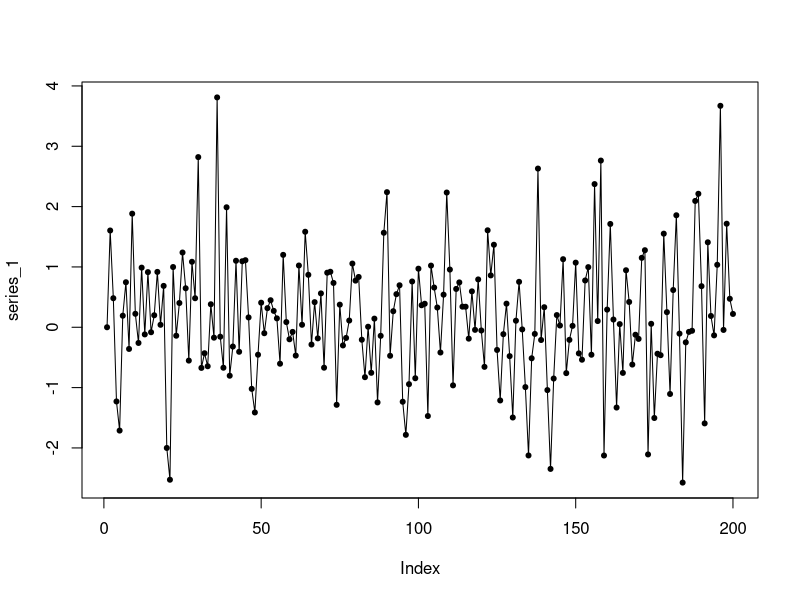
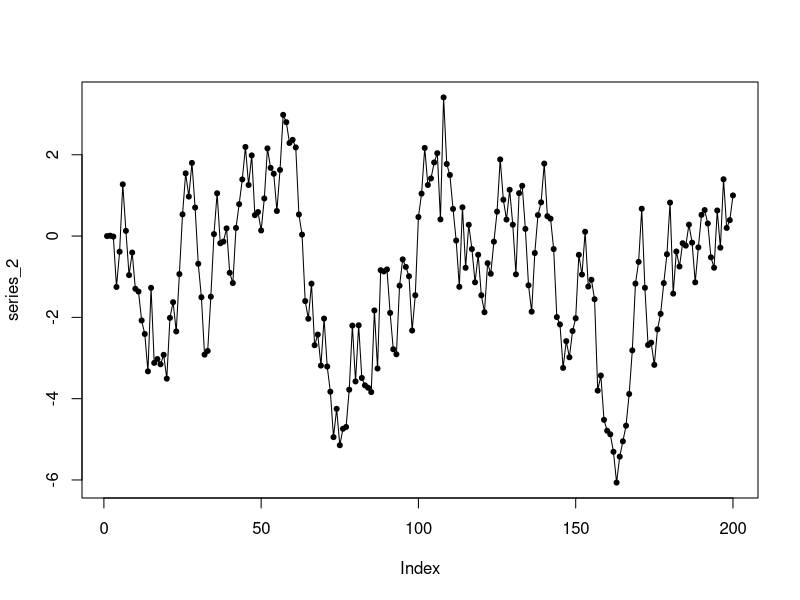
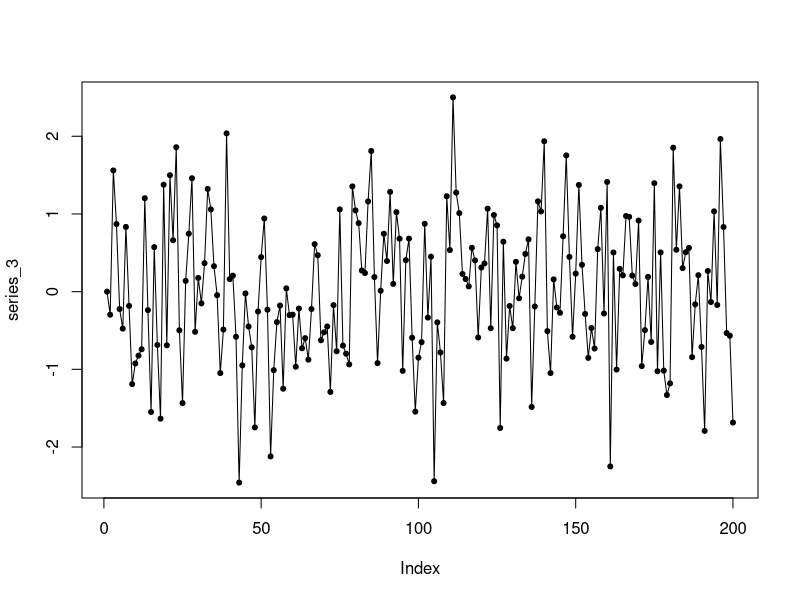
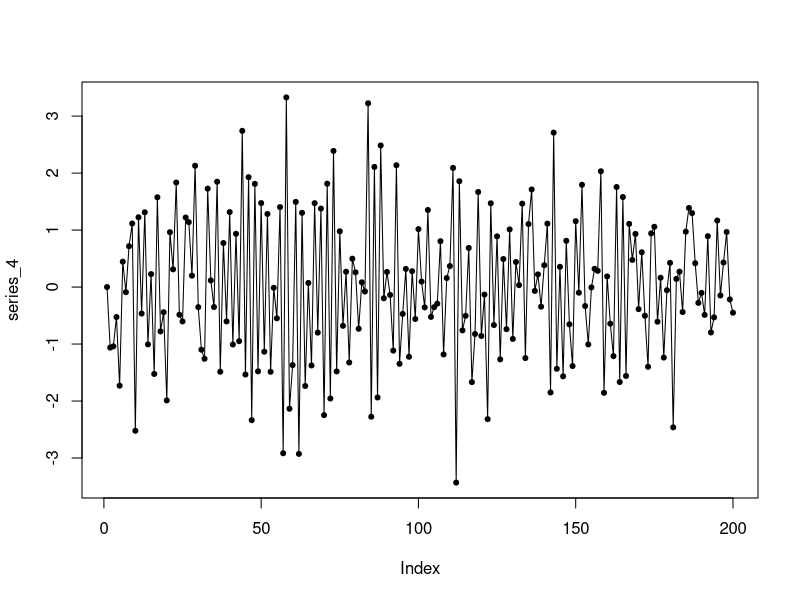
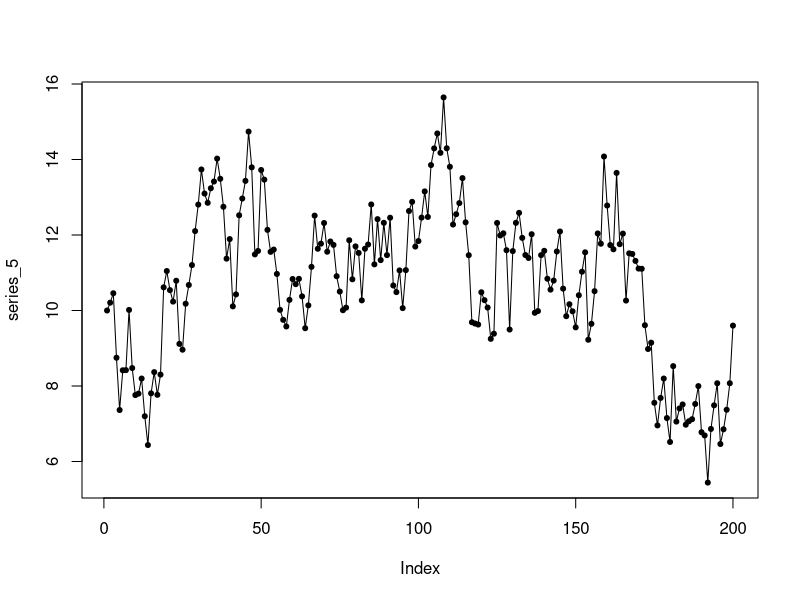
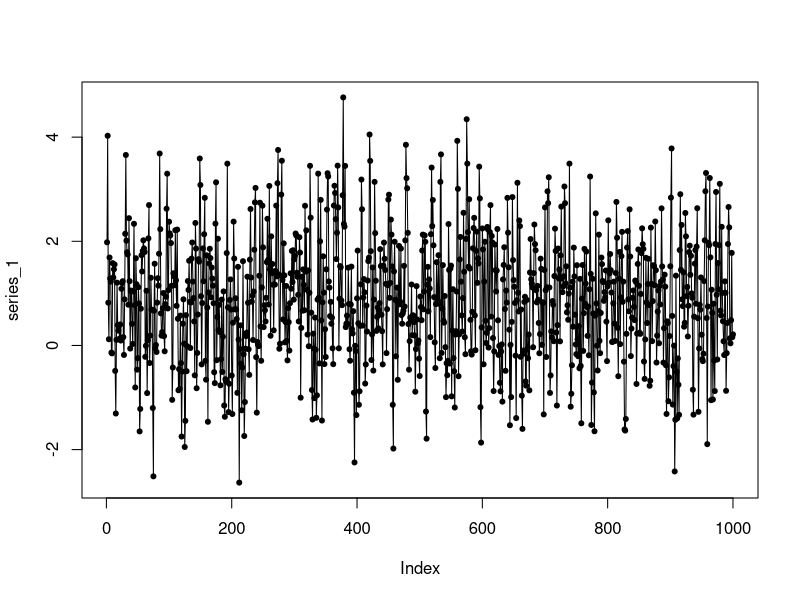
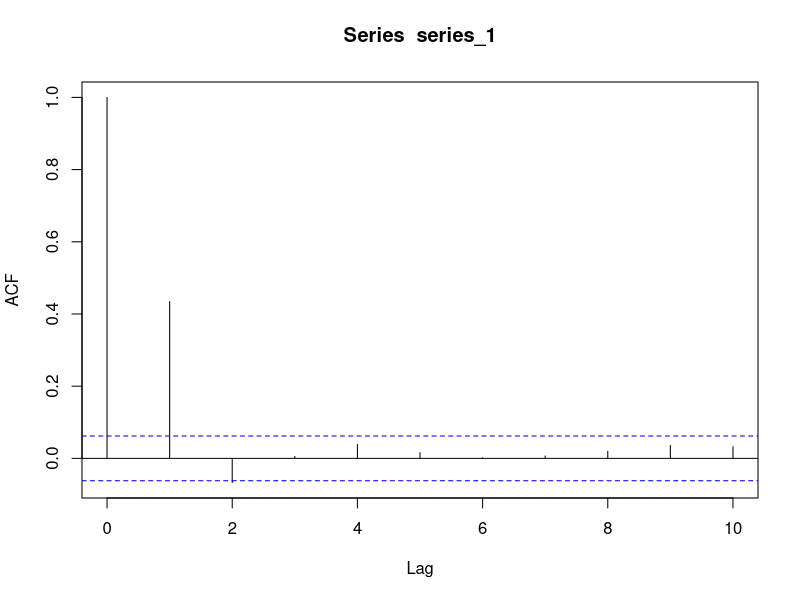
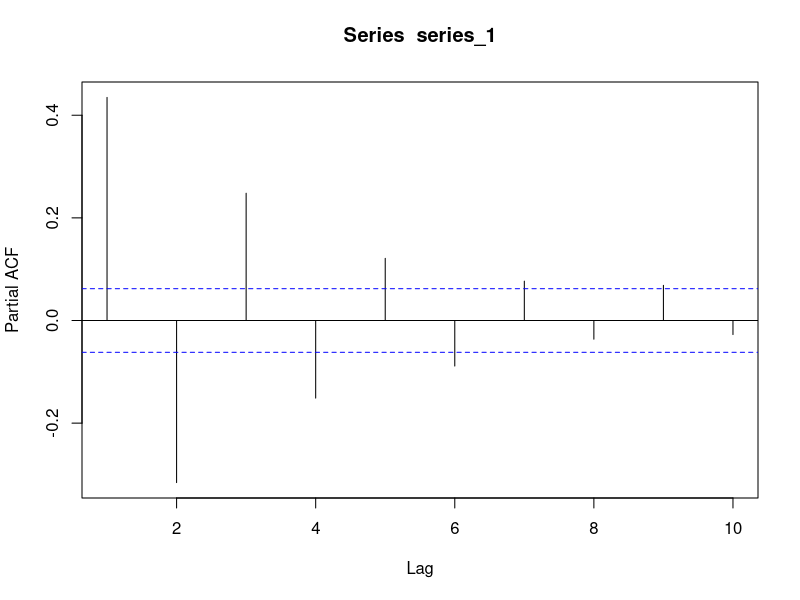

These figures' R source, in order:
#Windows
Dropbox = "C:\\users/Jake/Dropbox"
#Mac/Unix
Dropbox = "~/Dropbox"

path= "/Booth/Winter 2014/Financial Econometrics/Week 3/"
setwd(paste(Dropbox, path, sep=""))
#xy = read.csv("xyseris.csv")
GenerateAR1Series <- function (args)
{
  u = args[1]/(1-args[2])
  series = c(u)
  rand = rnorm(200, mean = 0, sd = args[3]^0.5)
  for(i in 2:200)
  {
    series[i] = args[1] + series[i-1] * args[2] + rand[i];
  }  
  return(series);
}

GenerateMA1Series <- function (args)
{
  u = args[1];
  theta = args[2];
  rand = rnorm(1000, mean = 0, sd = args[3]^0.5)
  series = rand[1];
  for(i in 2:1000)
  {
    series[i] = args[1] + rand[i-1] * args[2] + rand[i];
  }  
  return(series);
}
#1.1

#args = c(b0, b1, s2)
args1 = c(0,0,1)
args2 = c(0,0.9,1)
args3 = c(0,0.1,1)
args4 = c(0,0-.5,1)
args5 = c(1,0.9,1)

series_1 = GenerateAR1Series(args1)
series_2 = GenerateAR1Series(args2)
series_3 = GenerateAR1Series(args3)
series_4 = GenerateAR1Series(args4)
series_5 = GenerateAR1Series(args5)

#a
mean(series_1)
mean(series_2)
mean(series_3)
mean(series_4)
mean(series_5)

#b
png(filename=paste(sep="", Dropbox, path, "1.b.i.png"))
plot(series_1, pch = 20)
lines(series_1)
dev.off()
png(filename=paste(sep="", Dropbox, path, "1.b.ii.png"))
plot(series_2, pch = 20)
lines(series_2)
dev.off()
png(filename=paste(sep="", Dropbox, path, "1.b.iii.png"))
plot(series_3, pch = 20)
lines(series_3)
dev.off()
png(filename=paste(sep="", Dropbox, path, "1.b.iv.png"))
plot(series_4, pch = 20)
lines(series_4)
dev.off()
png(filename=paste(sep="", Dropbox, path, "1.b.v.png"))
plot(series_5, pch = 20)
lines(series_5)
dev.off()

# time seires with high b1 values (series_2 and series_5) appear to be much more correlated- 
# that is, they cross the mean line far less often, and they tend to stay in the same value area 
# for longer periods of time

#c

# Yes, all of these series are mean reverting, because |b1| < 0 for all of them

#2.a
args1 = c(1, 0.8, 1)
args2 = c(0, -0.8, 1)

series_1 = GenerateMA1Series(args1)
series_2 = GenerateMA1Series(args2)

png(filename=paste(sep="", Dropbox, path, "2.a.i.png"))
plot(series_1, pch = 20)
lines(series_1)
dev.off()
png(filename=paste(sep="", Dropbox, path, "2.a.i.2.png"))
acf(series_1, lag.max = 10)
dev.off()
png(filename=paste(sep="", Dropbox, path, "2.a.i.3.png"))
pacf(series_1, lag.max = 10)
dev.off()
png(filename=paste(sep="", Dropbox, path, "2.a.ii.png"))
plot(series_2, pch = 20)
lines(series_2)
dev.off()
png(filename=paste(sep="", Dropbox, path, "2.a.ii.2.png"))
acf(series_2, lag.max = 10)
dev.off()
png(filename=paste(sep="", Dropbox, path, "2.a.ii.3.png"))
pacf(series_2, lag.max = 10)
dev.off()

mean(series_1)
mean(series_2)

#2.b
MA1_series_1 = arima(series_1, order=c(0,0,1));
MA1_series_1
MA1_series_2 = arima(series_2, order=c(0,0,1));
MA1_series_2

AR10_series_1 = arima(series_1, order=c(10, 0, 0))
AR10_series_1

#turns out t-stats are coef/se, and se is calculated with the below formula
AR10_series_1_t_stat = AR10_series_1$coef/sqrt(diag(AR10_series_1$var.coef))
AR10_series_1_t_stat

#2.c
# We expect the slope coefficients to be continuously decreasing 
# with signs alternating between positive and negative 
# (indentical to the PCF values of the series).  This is exactly 
# what we see.